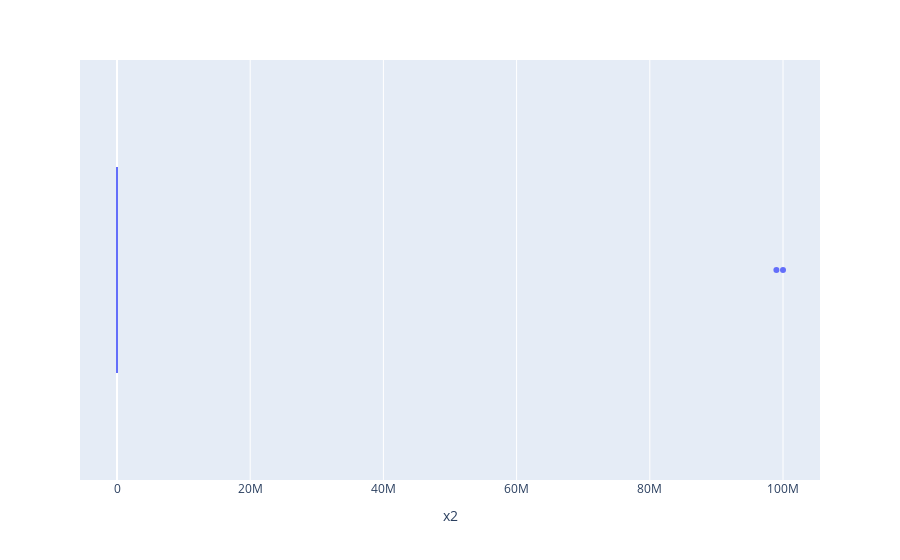

Notebook code cell kept with this figure:
### Markdown cell above
# There are no outliers in columm x1

### Code cell
px.box(data,'x2')

### Figure 1 — Plotly figure (JSON) as saved in the notebook; plotly's stock layout.template omitted (floating-point values rounded to 4 significant figures; data arrays with more than 128 entries replaced by an {"elided": "..."} marker saying what was removed)
{"data": [{"alignmentgroup": "True", "hovertemplate": "x2=%{x}<extra></extra>", "legendgroup": "", "marker": {"color": "#636efa"}, "name": "", "notched": false, "offsetgroup": "", "orientation": "h", "showlegend": false, "type": "box", "x": {"elided": "2219 float values"}, "x0": " ", "xaxis": "x", "y0": " ", "yaxis": "y"}], "layout": {"boxmode": "group", "legend": {"tracegroupgap": 0}, "margin": {"t": 60}, "xaxis": {"anchor": "y", "domain": [0, 1], "title": {"text": "x2"}}, "yaxis": {"anchor": "x", "domain": [0, 1]}}}
